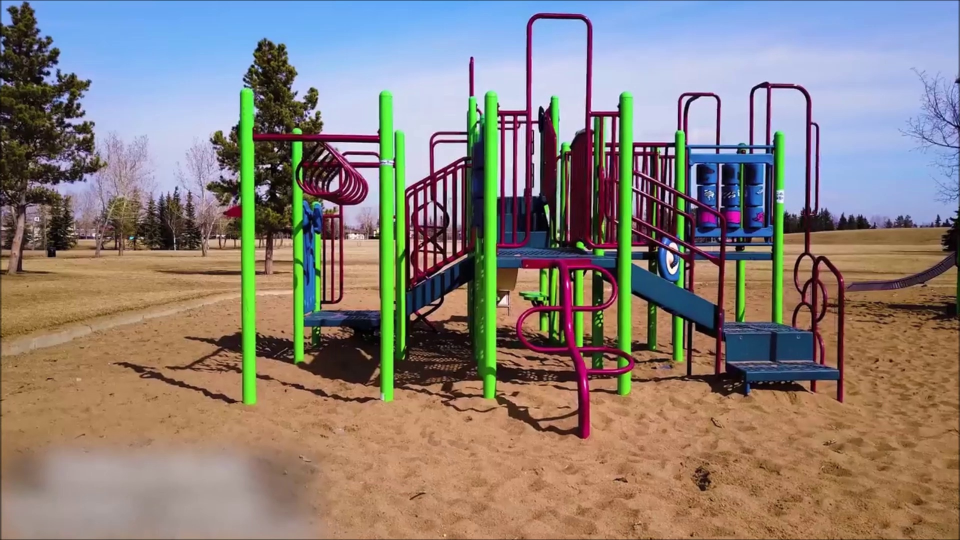
#> input picture Image to depth map/Opencv example/frame-left.jpg, 1920 x 1080 px (shown at 1/2 size)
$ jupyter execute --allow-errors working_image_to_depth_map.ipynb
#> lines starting #> are read from the running program, lines starting #| are printed output that depends on the picture
[cell 1]
import numpy as np
import cv2
from matplotlib import pyplot as plt

[cell 2]
import numpy as np
from sklearn.preprocessing import normalize
import cv2

print('loading images...')
imgL = cv2.imread('frame-left.jpg')
#> imgL is the input picture: shape (1080, 1920, 3); mean B, G, R 121.4, 128.2, 138.4
imgR = cv2.imread('frame-right.jpg')
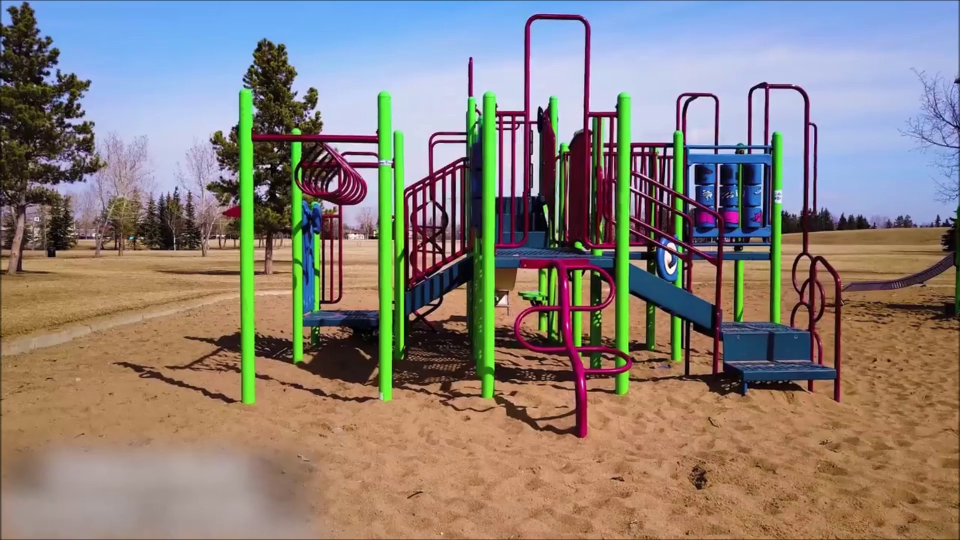
#> input picture Image to depth map/Opencv example/frame-right.jpg, 1920 x 1080 px (shown at 1/2 size)
#> imgR is the input picture: shape (1080, 1920, 3); mean B, G, R 121.5, 128.5, 138.6

std_img_size = (858,480) #480p at 16:9 resolution

imgL = cv2.resize(imgL, std_img_size)
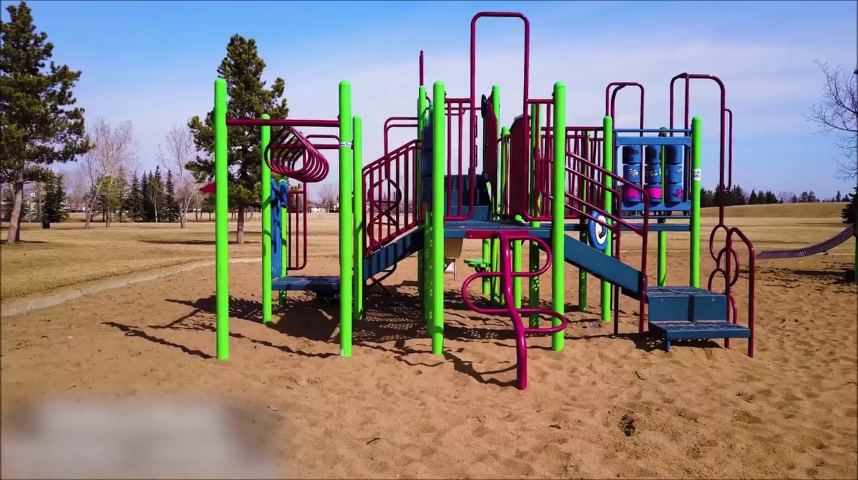
#> imgL: shape (480, 858, 3); mean B, G, R 121.3, 128.1, 138.3
imgR = cv2.resize(imgR, std_img_size)
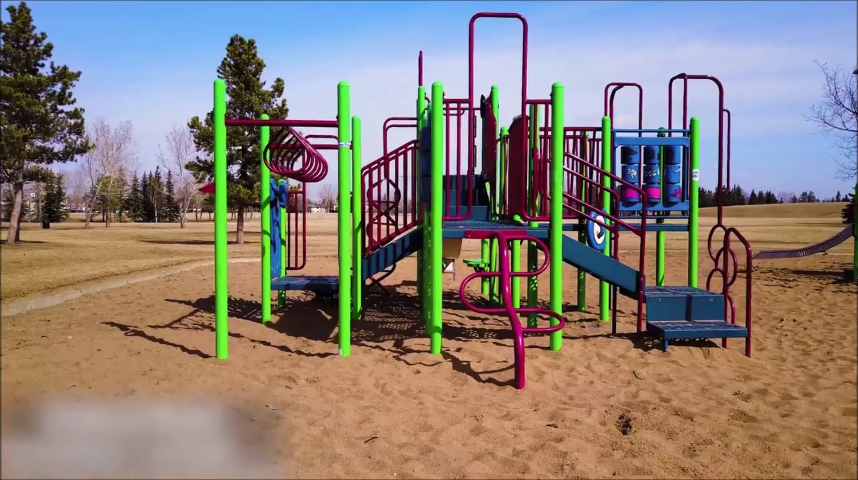
#> imgR: shape (480, 858, 3); mean B, G, R 121.5, 128.4, 138.5

window_size = 5

left_matcher = cv2.StereoSGBM_create(
    minDisparity=0,
    numDisparities=16*3,             # max_disp has to be dividable by 16 f. E. HH 192, 256
    blockSize=5,
    P1=8 * 3 * window_size ** 2,    # wsize default 3; 5; 7 for SGBM reduced size image; 15 for SGBM full size image (1300px and above); 5 Works nicely
    P2=32 * 3 * window_size ** 2,
    disp12MaxDiff=1,
    uniquenessRatio=15,
    speckleWindowSize=0,
    speckleRange=2,
    preFilterCap=63,
    mode=cv2.STEREO_SGBM_MODE_SGBM_3WAY
)

right_matcher = cv2.ximgproc.createRightMatcher(left_matcher)

# FILTER Parameters
lmbda = 80000
sigma = 1.2
visual_multiplier = 1.0

wls_filter = cv2.ximgproc.createDisparityWLSFilter(matcher_left=left_matcher)
wls_filter.setLambda(lmbda)
wls_filter.setSigmaColor(sigma)

print('computing disparity...')
displ = left_matcher.compute(imgL, imgR)  # .astype(np.float32)/16
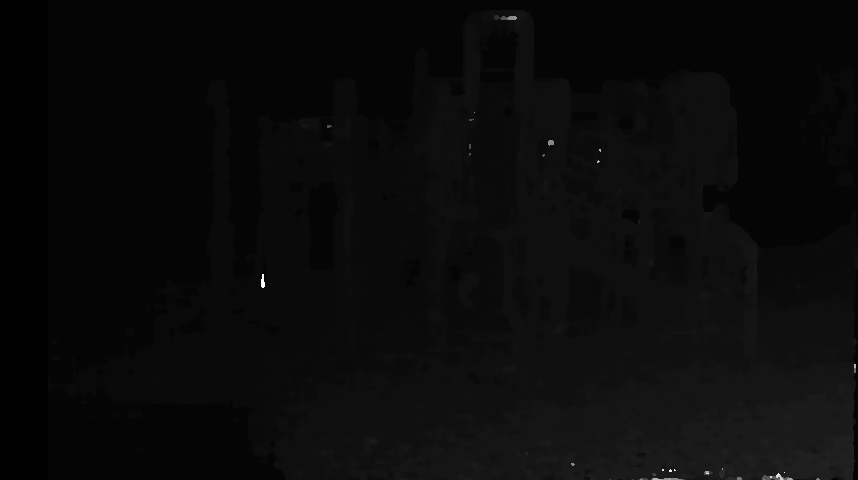
#> displ: shape (480, 858) int16; min -16, max 752, mean 16.1; drawn with min black and max white
dispr = right_matcher.compute(imgR, imgL)  # .astype(np.float32)/16
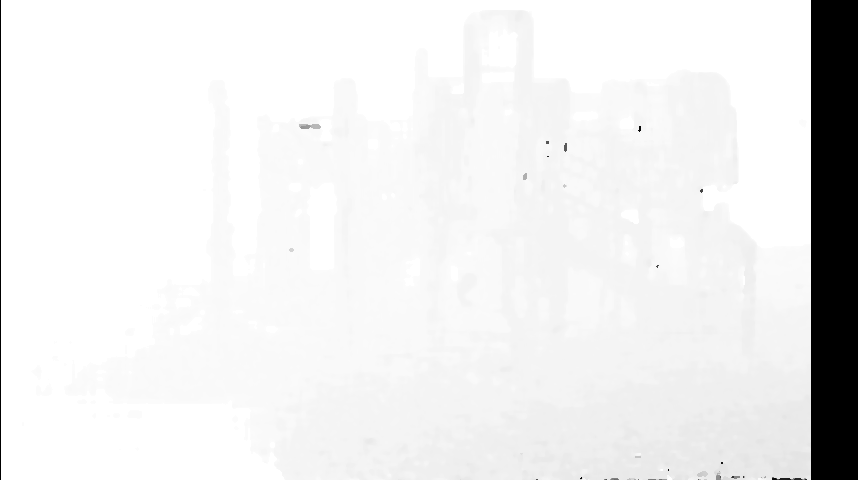
#> dispr: shape (480, 858) int16; min -768, max 0, mean -58.28; drawn with min black and max white
displ = np.int16(displ)
dispr = np.int16(dispr)
filteredImg = wls_filter.filter(displ, imgL, None, dispr)  # important to put "imgL" here!!!

filteredImg = cv2.normalize(src=filteredImg, dst=filteredImg, beta=0, alpha=255, norm_type=cv2.NORM_MINMAX);
filteredImg = np.uint8(filteredImg)
plt.imshow(filteredImg, 'gray')

[cell 3]
import numpy as np
from sklearn.preprocessing import normalize
import cv2

class CreateDepthMap:
    window_size = 5
    std_img_size = (858,480) #480p at 16:9 resolution
    default_matcher_params = {
        'minDisparity' : 0,
        'numDisparities' : 16*3,
        'blockSize' : 5,
        'P1' : 8 * 3 * window_size ** 2,
        'P2' : 32 * 3 * window_size ** 2,
        'disp12MaxDiff' : 1,
        'uniquenessRatio' : 15,
        'speckleWindowSize' : 0,
        'speckleRange' : 2,
        'preFilterCap' : 63,
        'mode' : cv2.STEREO_SGBM_MODE_SGBM_3WAY
    }

    default_filter_params = {
        'lmbda' : 8000,
        'sigma' : 1.2,
        'visual_multiplier' : 1.0
    }

    def __init__(self, matcher_parameters=default_matcher_params, filter_parameters=default_filter_params):
        self.left_matcher = cv2.StereoSGBM_create(
                                minDisparity=matcher_parameters['minDisparity'],
                                numDisparities=matcher_parameters['numDisparities'],
                                blockSize=matcher_parameters['blockSize'],
                                P1=matcher_parameters['P1'],
                                P2=matcher_parameters['P2'],
                                disp12MaxDiff=matcher_parameters['disp12MaxDiff'],
                                uniquenessRatio=matcher_parameters['uniquenessRatio'],
                                speckleWindowSize=matcher_parameters['speckleWindowSize'],
                                speckleRange=matcher_parameters['speckleRange'],
                                preFilterCap=matcher_parameters['preFilterCap'],
                                mode=matcher_parameters['mode']
        )

        self.right_matcher = cv2.ximgproc.createRightMatcher(self.left_matcher)

        self.wls_filter = cv2.ximgproc.createDisparityWLSFilter(matcher_left=self.left_matcher)
        self.wls_filter.setLambda(filter_parameters['lmbda'])
        self.wls_filter.setSigmaColor(filter_parameters['sigma'])


    def get_depth_image(self, left_image, right_image):
        left_image = cv2.resize(left_image, self.std_img_size)
        right_image = cv2.resize(right_image, self.std_img_size)

        displ = self.left_matcher.compute(left_image, right_image)
        dispr = self.right_matcher.compute(right_image, left_image)
        displ = np.int16(displ)
        dispr = np.int16(dispr)

        filtered_image = self.wls_filter.filter(displ, left_image, None, dispr)
        filtered_image = cv2.normalize(src=filtered_image, dst=filtered_image, beta=0, alpha=255, norm_type=cv2.NORM_MINMAX)
        return np.uint8(filtered_image)

[cell 4]
left_image = cv2.imread('frame-left.jpg',0)
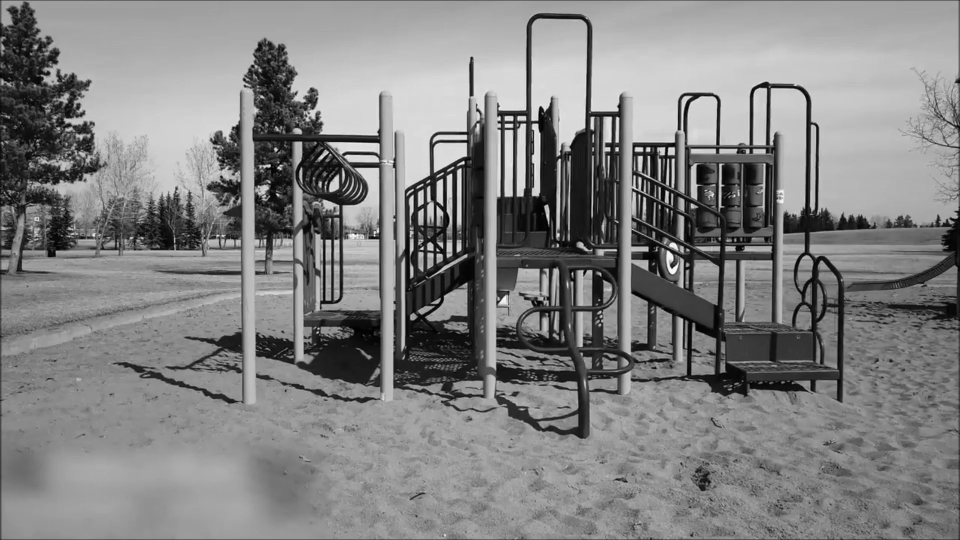
#> left_image: shape (1080, 1920) (shown at 1/2 size); min 0, max 255, mean 130.5
right_image = cv2.imread('frame-right.jpg',0)
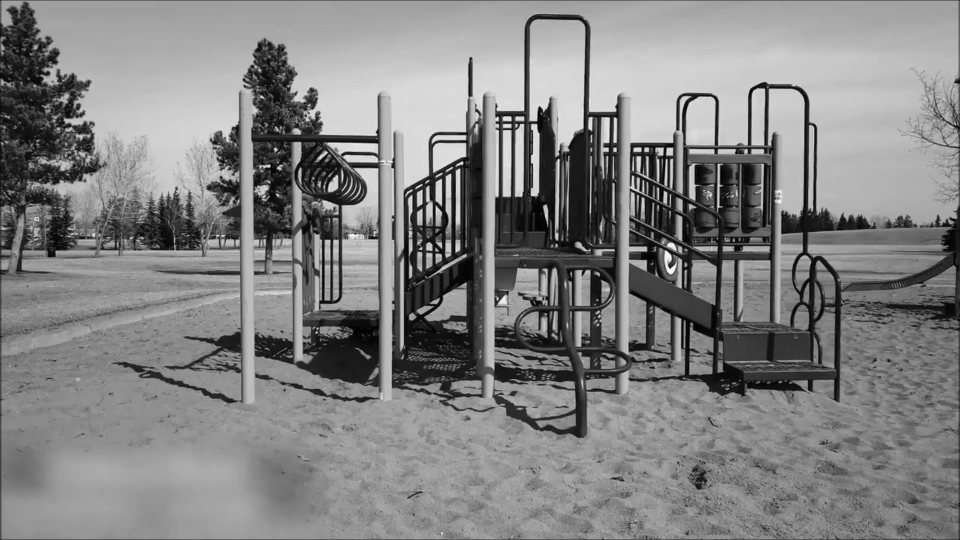
#> right_image: shape (1080, 1920) (shown at 1/2 size); min 0, max 255, mean 130.7
std_img_size = (858,480)

left_image = cv2.resize(left_image, std_img_size)
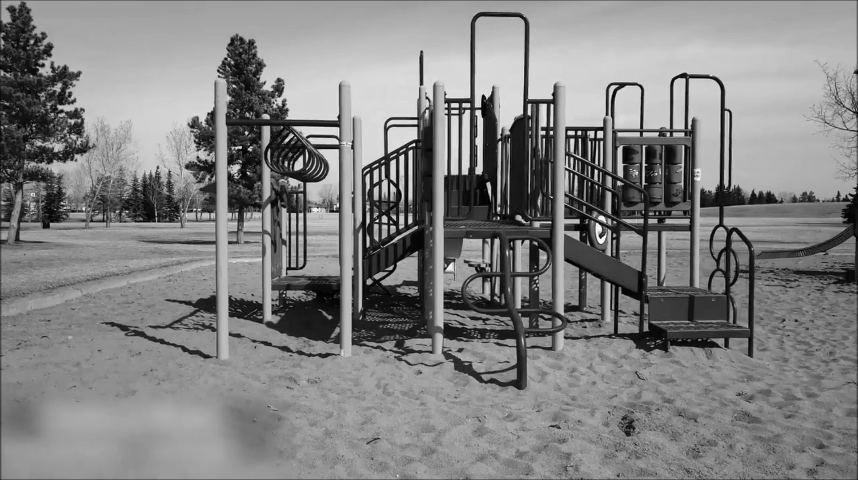
#> left_image: shape (480, 858); min 0, max 252, mean 130.4
right_image = cv2.resize(right_image, std_img_size)
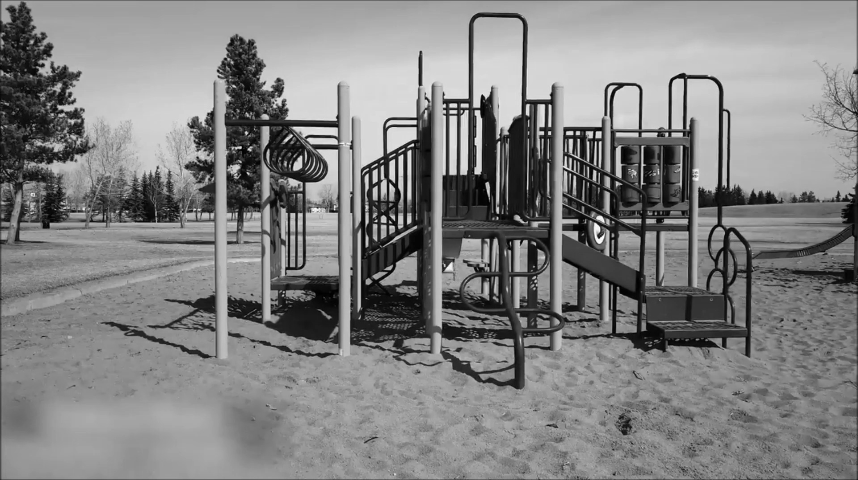
#> right_image: shape (480, 858); min 0, max 253, mean 130.7

# [5 lines of commented-out code are left out]

stereo = cv2.StereoBM_create(numDisparities=16, blockSize=15)
#stereo = cv2.StereoBM(cv2.STEREO_BM_BASIC_PRESET,ndisparities=64, SADWindowSize=25)
#disparity = stereo.compute(imgL,imgR)


#> (the rest of this cell did not finish here and is left out)
